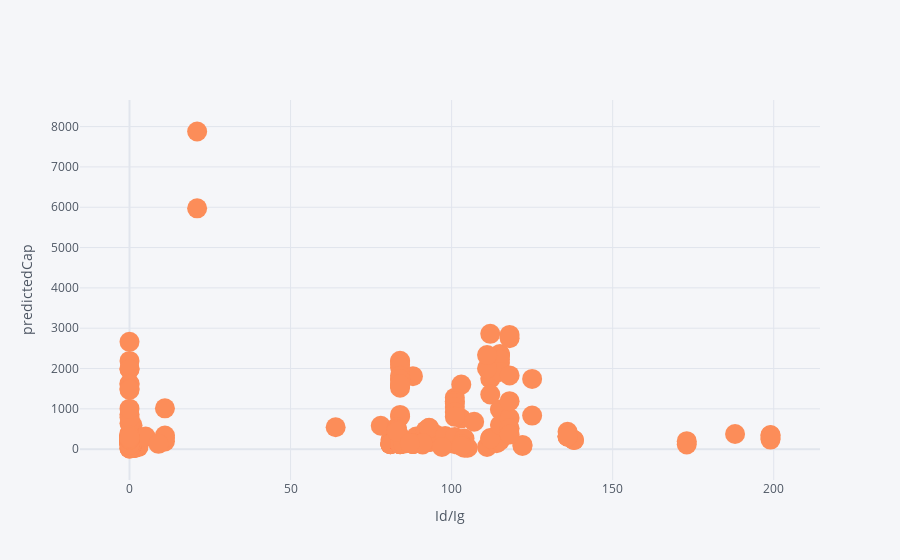

This figure's notebook cell:
### Code cell
df.iplot(kind='scatter',x='Id/Ig',y='predictedCap',mode='markers',colorscale='rdylbu',size=20,width=3,xTitle='Id/Ig',yTitle='predictedCap')

### Figure 1 — Plotly figure (JSON) as saved in the notebook; plotly's stock layout.template omitted (floating-point values rounded to 4 significant figures; data arrays with more than 128 entries replaced by an {"elided": "..."} marker saying what was removed)
{"data": [{"line": {"color": "rgba(252, 141, 89, 1.0)", "dash": "solid", "shape": "linear", "width": 3}, "marker": {"size": 20, "symbol": "circle"}, "mode": "markers", "name": "predictedCap", "text": "", "type": "scatter", "x": {"elided": "483 float values"}, "y": {"elided": "483 float values"}}], "layout": {"legend": {"bgcolor": "#F5F6F9", "font": {"color": "#4D5663"}}, "paper_bgcolor": "#F5F6F9", "plot_bgcolor": "#F5F6F9", "title": {"font": {"color": "#4D5663"}}, "xaxis": {"gridcolor": "#E1E5ED", "showgrid": true, "tickfont": {"color": "#4D5663"}, "title": {"font": {"color": "#4D5663"}, "text": "Id/Ig"}, "zerolinecolor": "#E1E5ED"}, "yaxis": {"gridcolor": "#E1E5ED", "showgrid": true, "tickfont": {"color": "#4D5663"}, "title": {"font": {"color": "#4D5663"}, "text": "predictedCap"}, "zerolinecolor": "#E1E5ED"}}}
